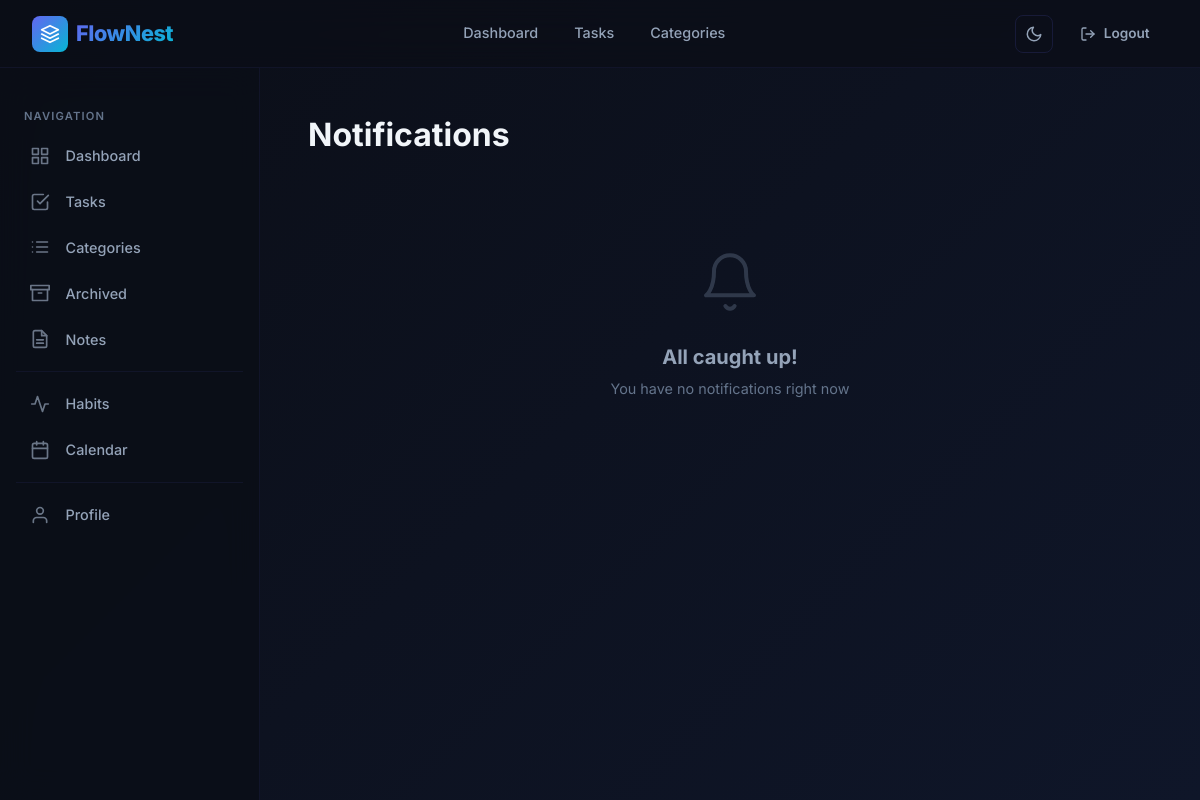
Page /notifications/ (signed in) on the earlier database version.
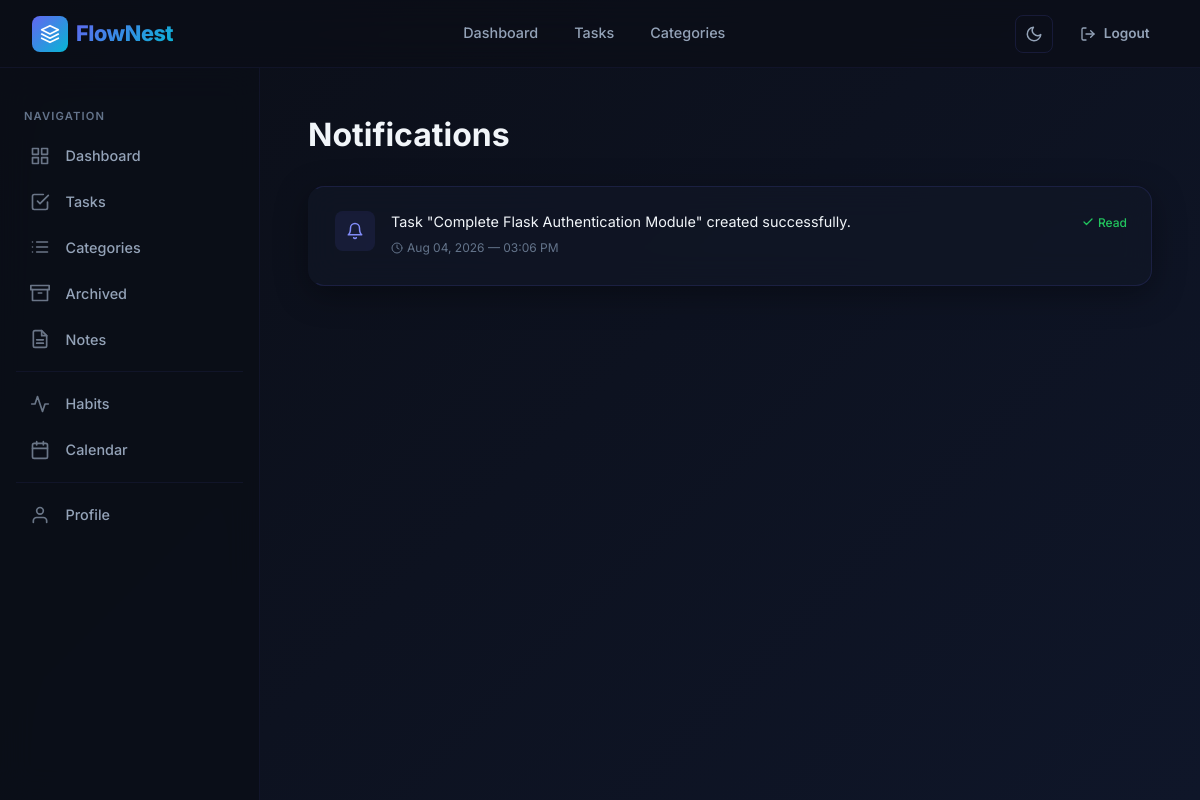
Same page on the later database version.
### app/models.py (models this page shows, shortened)
class Notification(db.Model):
    __tablename__ = "notifications"
    id = db.Column(
        db.Integer,
        primary_key=True
    )
    message = db.Column(
        db.String(255),
        nullable=False
    )
    is_read = db.Column(
        db.Boolean,
        default=False
    )
    created_at = db.Column(
        db.DateTime,
        default=datetime.utcnow
    )
    user_id = db.Column(
        db.Integer,
        db.ForeignKey("users.id"),
        nullable=False
    )
    user = db.relationship(
        "User",
        back_populates="notifications"
    )

### app/routes/notifications.py (the view)
@notifications.route("/")
@login_required
def list_notifications():
    notifications = Notification.query.filter_by(
        user_id=current_user.id
    ).order_by(
        Notification.created_at.desc()
    ).all()
    return render_template(
        "notifications/list.html",
        notifications=notifications
    )

### app/extensions.py (called while the page is built)
@login_manager.user_loader
def load_user(user_id):
    from app.models import User
    return User.query.get(int(user_id))

### app/templates/notifications/list.html (shortened to what this page needs)
{% extends "base.html" %}
{% block content %}
<div class="page-wrapper with-sidebar">
    <div class="page-content">
        <div class="page-header fade-in">
            <h2>
                Notifications
                {% set unread = notifications | selectattr('is_read', 'false') | list | length %}
            </h2>
        </div>
        {% if notifications %}
        <div class="notifications-list">
            {% for notification in notifications %}
            <div class="glass-card notification-card {{ 'notification-unread' if not notification.is_read else 'notification-read' }} fade-in fade-in-delay-{{ loop.index % 4 }}" id="notification-{{ notification.id }}">
                <div class="notification-icon-wrap">
                    <svg width="18" height="18" viewBox="0 0 24 24" fill="none" stroke="currentColor" stroke-width="2"
                        stroke-linecap="round" stroke-linejoin="round">
                        <path d="M18 8A6 6 0 0 0 6 8c0 7-3 9-3 9h18s-3-2-3-9"></path>
                        <path d="M13.73 21a2 2 0 0 1-3.46 0"></path>
                    </svg>
                </div>
                <div class="notification-body">
                    <p class="notification-message">{{ notification.message }}</p>
                    <span class="notification-time">
                        <svg width="12" height="12" viewBox="0 0 24 24" fill="none" stroke="currentColor" stroke-width="2"
                            stroke-linecap="round" stroke-linejoin="round">
                            <circle cx="12" cy="12" r="10"></circle>
                            <polyline points="12 6 12 12 16 14"></polyline>
                        </svg>
                        {{ notification.created_at.strftime("%b %d, %Y — %I:%M %p") }}
                    </span>
                </div>
                <div class="notification-actions">
                    {% if not notification.is_read %}
                    <a href="{{ url_for('notifications.mark_read', id=notification.id) }}" class="btn btn-ghost btn-sm notification-mark-btn" title="Mark as read">
                        <svg width="16" height="16" viewBox="0 0 24 24" fill="none" stroke="currentColor" stroke-width="2.5"
                            stroke-linecap="round" stroke-linejoin="round">
                            <polyline points="20 6 9 17 4 12"></polyline>
                        </svg>
                        Mark Read
                    </a>
                    {% else %}
                    <span class="notification-read-label">
                        <svg width="12" height="12" viewBox="0 0 24 24" fill="none" stroke="currentColor" stroke-width="2.5"
                            stroke-linecap="round" stroke-linejoin="round">
                            <polyline points="20 6 9 17 4 12"></polyline>
                        </svg>
                        Read
                    </span>
                    {% endif %}
                </div>
            </div>
            {% endfor %}
        </div>
        {% else %}
        <div class="empty-state fade-in fade-in-delay-1">
            <div class="empty-state-icon">
                <svg viewBox="0 0 24 24" fill="none" stroke="currentColor" stroke-width="1.5" stroke-linecap="round"
                    stroke-linejoin="round">
                    <path d="M18 8A6 6 0 0 0 6 8c0 7-3 9-3 9h18s-3-2-3-9"></path>
                    <path d="M13.73 21a2 2 0 0 1-3.46 0"></path>
                </svg>
            </div>
            <h3>All caught up!</h3>
            <p>You have no notifications right now</p>
        </div>
        {% endif %}
    </div>
</div>
{% endblock %}

Differences in the rows shown:
added Notification: message "Task \"Complete Flask Authentication Module\" created successfully.", created_at "Aug 04, 2026 — 03:06 PM", is_read True (drawn)
Other differences:
text no longer shown: "All caught up! You have no notifications right now"
